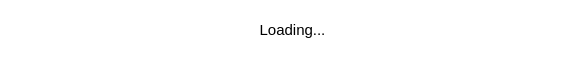
<?xml version="1.0" encoding="UTF-8"?>
<ui version="4.0">
 <class>Form</class>
 <widget class="QWidget" name="Form">
  <property name="geometry">
   <rect>
    <x>0</x>
    <y>0</y>
    <width>585</width>
    <height>60</height>
   </rect>
  </property>
  <property name="sizePolicy">
   <sizepolicy hsizetype="Preferred" vsizetype="Fixed">
    <horstretch>0</horstretch>
    <verstretch>0</verstretch>
   </sizepolicy>
  </property>
  <property name="minimumSize">
   <size>
    <width>0</width>
    <height>60</height>
   </size>
  </property>
  <property name="maximumSize">
   <size>
    <width>16777215</width>
    <height>60</height>
   </size>
  </property>
  <property name="cursor">
   <cursorShape>ArrowCursor</cursorShape>
  </property>
  <property name="windowTitle">
   <string>Form</string>
  </property>
  <property name="autoFillBackground">
   <bool>false</bool>
  </property>
  <property name="styleSheet">
   <string notr="true">background-color: transparent;</string>
  </property>
  <layout class="QHBoxLayout" name="horizontalLayout">
   <property name="spacing">
    <number>0</number>
   </property>
   <property name="leftMargin">
    <number>0</number>
   </property>
   <property name="topMargin">
    <number>0</number>
   </property>
   <property name="rightMargin">
    <number>0</number>
   </property>
   <property name="bottomMargin">
    <number>0</number>
   </property>
   <item>
    <widget class="QLabel" name="textlabel">
     <property name="styleSheet">
      <string notr="true">color: black;
font-size: 15px;</string>
     </property>
     <property name="text">
      <string>Loading...</string>
     </property>
     <property name="alignment">
      <set>Qt::AlignCenter</set>
     </property>
    </widget>
   </item>
  </layout>
 </widget>
 <resources/>
 <connections/>
</ui>
